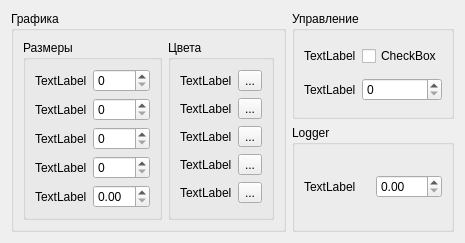
      <widget class="QWidget" name="tab_2">
       <attribute name="title">
        <string>Mouse</string>
       </attribute>
       <layout class="QGridLayout" name="gridLayout_5">
        <item row="0" column="0" rowspan="2">
         <widget class="QGroupBox" name="groupBox_5">
          <property name="sizePolicy">
           <sizepolicy hsizetype="Minimum" vsizetype="Minimum">
            <horstretch>0</horstretch>
            <verstretch>0</verstretch>
           </sizepolicy>
          </property>
          <property name="title">
           <string>Графика</string>
          </property>
          <layout class="QGridLayout" name="gridLayout_10">
           <item row="0" column="0">
            <widget class="QGroupBox" name="groupBox_8">
             <property name="sizePolicy">
              <sizepolicy hsizetype="Minimum" vsizetype="Minimum">
               <horstretch>0</horstretch>
               <verstretch>0</verstretch>
              </sizepolicy>
             </property>
             <property name="title">
              <string>Размеры</string>
             </property>
             <layout class="QGridLayout" name="gridLayout_8">
              <item row="0" column="0">
               <widget class="QLabel" name="label_13">
                <property name="text">
                 <string>TextLabel</string>
                </property>
               </widget>
              </item>
              <item row="0" column="1">
               <widget class="QSpinBox" name="spinBox_8"/>
              </item>
              <item row="1" column="0">
               <widget class="QLabel" name="label_21">
                <property name="text">
                 <string>TextLabel</string>
                </property>
               </widget>
              </item>
              <item row="1" column="1">
               <widget class="QSpinBox" name="spinBox_9"/>
              </item>
              <item row="2" column="0">
               <widget class="QLabel" name="label_22">
                <property name="text">
                 <string>TextLabel</string>
                </property>
               </widget>
              </item>
              <item row="2" column="1">
               <widget class="QSpinBox" name="spinBox_12"/>
              </item>
              <item row="3" column="0">
               <widget class="QLabel" name="label_23">
                <property name="text">
                 <string>TextLabel</string>
                </property>
               </widget>
              </item>
              <item row="3" column="1">
               <widget class="QSpinBox" name="spinBox_13"/>
              </item>
              <item row="4" column="0">
               <widget class="QLabel" name="label_24">
                <property name="text">
                 <string>TextLabel</string>
                </property>
               </widget>
              </item>
              <item row="4" column="1">
               <widget class="QDoubleSpinBox" name="doubleSpinBox_15"/>
              </item>
             </layout>
            </widget>
           </item>
           <item row="0" column="1">
            <widget class="QGroupBox" name="groupBox_9">
             <property name="sizePolicy">
              <sizepolicy hsizetype="Maximum" vsizetype="Minimum">
               <horstretch>0</horstretch>
               <verstretch>0</verstretch>
              </sizepolicy>
             </property>
             <property name="minimumSize">
              <size>
               <width>0</width>
               <height>0</height>
              </size>
             </property>
             <property name="title">
              <string>Цвета</string>
             </property>
             <layout class="QGridLayout" name="gridLayout_7">
              <item row="3" column="0">
               <widget class="QLabel" name="label_28">
                <property name="text">
                 <string>TextLabel</string>
                </property>
               </widget>
              </item>
              <item row="5" column="0">
               <widget class="QLabel" name="label_27">
                <property name="text">
                 <string>TextLabel</string>
                </property>
               </widget>
              </item>
              <item row="4" column="1">
               <widget class="QToolButton" name="toolButton_4">
                <property name="text">
                 <string>...</string>
                </property>
                <property name="checkable">
                 <bool>false</bool>
                </property>
               </widget>
              </item>
              <item row="5" column="1">
               <widget class="QToolButton" name="toolButton_5">
                <property name="text">
                 <string>...</string>
                </property>
                <property name="checkable">
                 <bool>false</bool>
                </property>
               </widget>
              </item>
              <item row="4" column="0">
               <widget class="QLabel" name="label_26">
                <property name="text">
                 <string>TextLabel</string>
                </property>
               </widget>
              </item>
              <item row="3" column="1">
               <widget class="QToolButton" name="toolButton_3">
                <property name="text">
                 <string>...</string>
                </property>
                <property name="checkable">
                 <bool>false</bool>
                </property>
               </widget>
              </item>
              <item row="2" column="0">
               <widget class="QLabel" name="label_25">
                <property name="text">
                 <string>TextLabel</string>
                </property>
               </widget>
              </item>
              <item row="2" column="1">
               <widget class="QToolButton" name="toolButton">
                <property name="text">
                 <string>...</string>
                </property>
                <property name="checkable">
                 <bool>false</bool>
                </property>
               </widget>
              </item>
              <item row="1" column="0">
               <widget class="QLabel" name="label_29">
                <property name="text">
                 <string>TextLabel</string>
                </property>
               </widget>
              </item>
              <item row="1" column="1">
               <widget class="QToolButton" name="toolButton_2">
                <property name="text">
                 <string>...</string>
                </property>
                <property name="checkable">
                 <bool>false</bool>
                </property>
               </widget>
              </item>
             </layout>
            </widget>
           </item>
          </layout>
         </widget>
        </item>
        <item row="0" column="1">
         <widget class="QGroupBox" name="groupBox_6">
          <property name="sizePolicy">
           <sizepolicy hsizetype="Minimum" vsizetype="Minimum">
            <horstretch>0</horstretch>
            <verstretch>0</verstretch>
           </sizepolicy>
          </property>
          <property name="title">
           <string>Управление</string>
          </property>
          <layout class="QGridLayout" name="gridLayout_9">
           <item row="1" column="0">
            <widget class="QLabel" name="label_31">
             <property name="text">
              <string>TextLabel</string>
             </property>
            </widget>
           </item>
           <item row="0" column="1">
            <widget class="QCheckBox" name="checkBox_6">
             <property name="text">
              <string>CheckBox</string>
             </property>
            </widget>
           </item>
           <item row="0" column="0">
            <widget class="QLabel" name="label_30">
             <property name="text">
              <string>TextLabel</string>
             </property>
            </widget>
           </item>
           <item row="1" column="1">
            <widget class="QSpinBox" name="spinBox_15"/>
           </item>
          </layout>
         </widget>
        </item>
        <item row="1" column="1">
         <widget class="QGroupBox" name="groupBox_7">
          <property name="sizePolicy">
           <sizepolicy hsizetype="Minimum" vsizetype="Minimum">
            <horstretch>0</horstretch>
            <verstretch>0</verstretch>
           </sizepolicy>
          </property>
          <property name="title">
           <string>Logger</string>
          </property>
          <layout class="QGridLayout" name="gridLayout_6">
           <item row="0" column="1">
            <widget class="QLabel" name="label_32">
             <property name="text">
              <string>TextLabel</string>
             </property>
            </widget>
           </item>
           <item row="0" column="2">
            <widget class="QDoubleSpinBox" name="doubleSpinBox"/>
           </item>
          </layout>
         </widget>
        </item>
       </layout>
      </widget>
